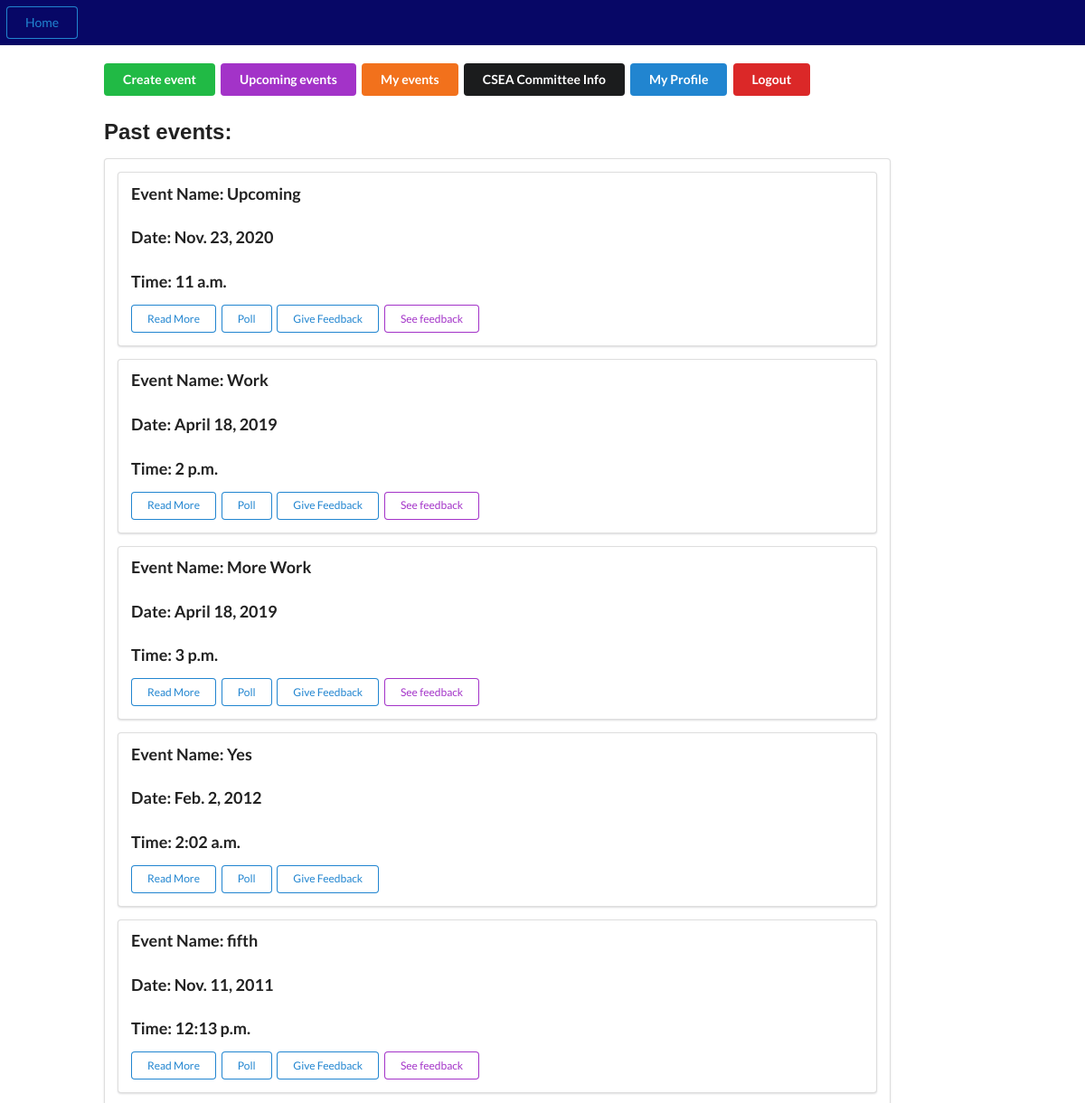
/past-events/ (signed in, upper part), run on an earlier commit of the app's database.
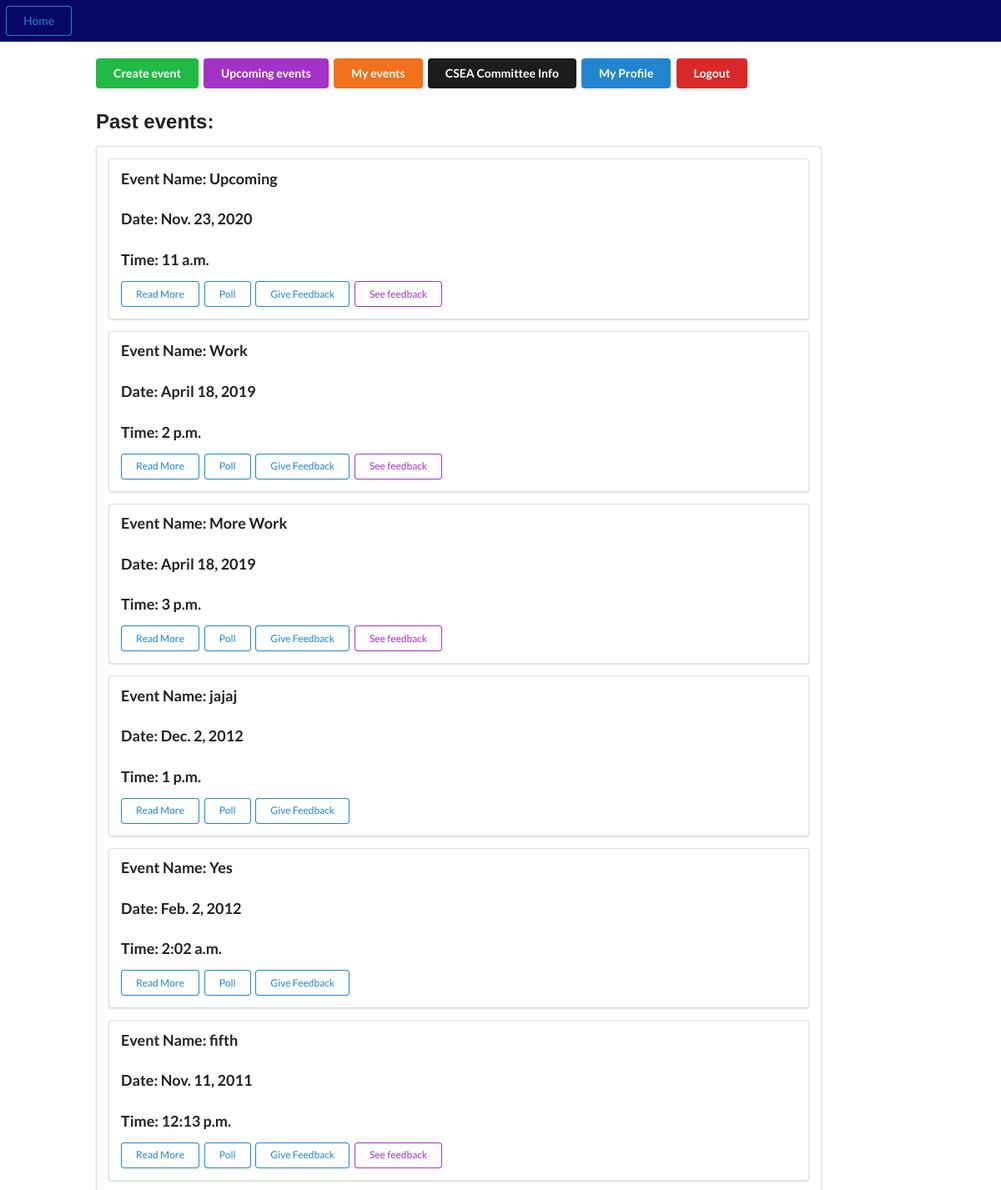
And on a later commit of the database.
### events/models.py (models this page shows, shortened)
class Event(models.Model):
    name = models.CharField(max_length=300)
    event_id = models.UUIDField(primary_key=True, default=uuid.uuid4, help_text='Unique ID for this particular event', blank=True)
    fee = models.PositiveIntegerField()
    capacity  = models.PositiveIntegerField()
    date = models.DateField(null = False, blank = False)
    time = models.TimeField(auto_now=False, auto_now_add=False, blank=False, null=True)
    summary = models.TextField(blank=False, null=True)
    faq = models.TextField(blank=True, null=True)
    tags = models.CharField(max_length=300, help_text=' (Press Ctrl to select multiple)')
    organisors = models.CharField(max_length=300)
    contact_info = models.CharField(max_length=300)
    venue = models.CharField(max_length=50, choices=venue_choices,default='CSE Seminar Room')
    invitees_btech = models.ManyToManyField(Btech, help_text=' (Press Ctrl to select multiple)', blank=True)
    invitees_mtech = models.ManyToManyField(Mtech, help_text=' (Press Ctrl to select multiple)', blank=True)
    invitees_phd = models.ManyToManyField(PhD, blank=True)
    comment_for_admin = models.CharField(max_length=300)
    approval = models.CharField(max_length=50, choices = (('Appr','Approved'),('Pend','Pending'),('Decl','Declined')), default='Pend')
    requestor = models.CharField(max_length=100, blank=True)
    curr_audience = models.IntegerField(blank=False, default=0)
    image_string = models.TextField(blank=True, default= "None")
    faq_question_1 = models.CharField(max_length=500,blank=True)
    faq_question_2 = models.CharField(max_length=500,blank=True)
    faq_question_3 = models.CharField(max_length=500,blank=True)
    faq_question_4 = models.CharField(max_length=500,blank=True)
    faq_question_5 = models.CharField(max_length=500,blank=True)
    faq_answer_1 = models.CharField(max_length=500,blank=True)
    faq_answer_2 = models.CharField(max_length=500,blank=True)
    faq_answer_3 = models.CharField(max_length=500,blank=True)
    faq_answer_4 = models.CharField(max_length=500,blank=True)
    faq_answer_5 = models.CharField(max_length=500,blank=True)

### events/views.py (the view)
# urls.py: path('past-events/',views.past,name='past'),
@login_required(login_url='loginPage')
def past(request):
    events=Event.objects.filter(date__lt=date.today()).order_by('-date')
    return render(request, 'past.html', {'display_id':str(request.user), 'events':events})

### templates/past.html
{%extends 'base.html'%}
{% block content%}
    <div class='col-sm-1'></div>
    <div class='col-md-9 '>
        <br>
            <a href='{% url "create_event" %}' class='ui positive button'>Create event </a>
            <a href='{% url "home_page" %}' class='ui purple button'>Upcoming events</a>
            <a href='{% url "my_events" %}' class='ui  orange button '>My events</a>
            <a href='#' class='ui yellow secondary   button'>CSEA Committee Info</a>
            <a href='{% url "profile" %}' class='ui primary button'>My Profile</a>
            <a href='{% url "logout" %}' class='ui negative button'>Logout</a>
            <h2 style='font-family: Arial, Helvetica, sans-serif'>Past events: </h2>
                <div class='ui segment'>
                    {% for i in events%}
                    <div class='ui segment'>
                        <h3 class='ui header'>Event Name: {{ i.name}}</h3>
                        <h3 class='ui header'>Date: {{ i.date}}</h3>
                        <h3 class='ui header'>Time: {{i.time}}</h3>
                        <a href="{% url 'polling' i.event_id %}"class='ui tiny primary basic button'>Read More</a>
                        <a href="#" class='ui tiny primary basic button'>Poll</a>
                        <a href='{% url "feedback" i.event_id  %}' class='ui tiny primary basic button'>Give Feedback</a>
                        {% if display_id == i.requestor %}
                        <a href='#' class='ui tiny purple basic button'>See feedback</a>
                        {% endif %}
                    </div>
                    {% endfor%}
                </div>
    </div>
{%endblock%}

What changed in the data, as far as the page shows it:
added Event: name "jajaj", date "Dec. 2, 2012", time "1 p.m."
